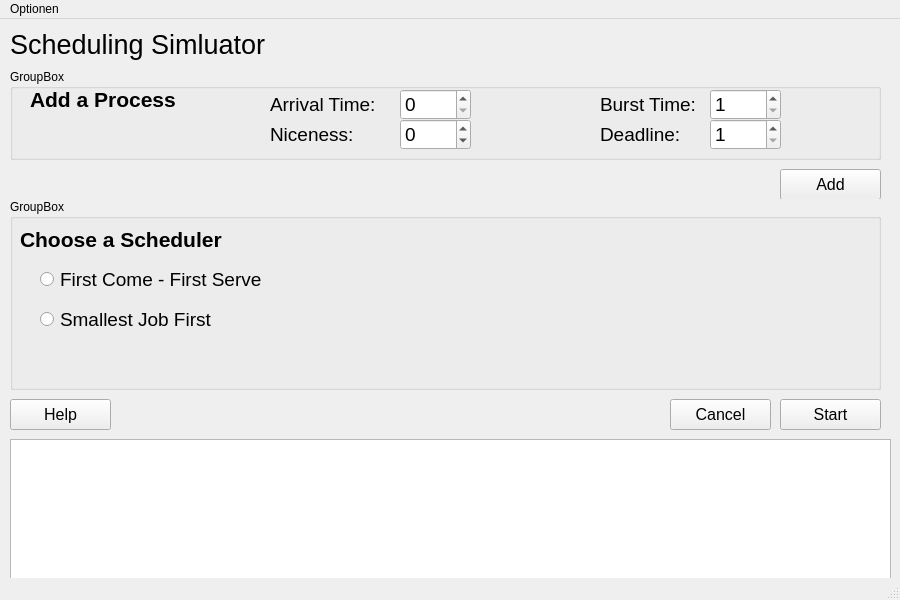
<?xml version="1.0" encoding="UTF-8"?>
<ui version="4.0">
 <class>main_window</class>
 <widget class="QMainWindow" name="main_window">
  <property name="geometry">
   <rect>
    <x>0</x>
    <y>0</y>
    <width>900</width>
    <height>600</height>
   </rect>
  </property>
  <property name="minimumSize">
   <size>
    <width>900</width>
    <height>600</height>
   </size>
  </property>
  <property name="cursor">
   <cursorShape>ArrowCursor</cursorShape>
  </property>
  <property name="mouseTracking">
   <bool>false</bool>
  </property>
  <property name="windowTitle">
   <string>Scheduler Simluator by Alexander Müller</string>
  </property>
  <property name="autoFillBackground">
   <bool>false</bool>
  </property>
  <property name="tabShape">
   <enum>QTabWidget::Rounded</enum>
  </property>
  <widget class="QWidget" name="centralwidget">
   <widget class="QLabel" name="title_label">
    <property name="enabled">
     <bool>true</bool>
    </property>
    <property name="geometry">
     <rect>
      <x>10</x>
      <y>10</y>
      <width>261</width>
      <height>31</height>
     </rect>
    </property>
    <property name="font">
     <font>
      <pointsize>20</pointsize>
     </font>
    </property>
    <property name="focusPolicy">
     <enum>Qt::NoFocus</enum>
    </property>
    <property name="contextMenuPolicy">
     <enum>Qt::NoContextMenu</enum>
    </property>
    <property name="frameShape">
     <enum>QFrame::NoFrame</enum>
    </property>
    <property name="frameShadow">
     <enum>QFrame::Raised</enum>
    </property>
    <property name="text">
     <string>Scheduling Simluator</string>
    </property>
    <property name="scaledContents">
     <bool>true</bool>
    </property>
    <property name="alignment">
     <set>Qt::AlignLeading|Qt::AlignLeft|Qt::AlignVCenter</set>
    </property>
    <property name="wordWrap">
     <bool>false</bool>
    </property>
    <property name="textInteractionFlags">
     <set>Qt::NoTextInteraction</set>
    </property>
   </widget>
   <widget class="QPushButton" name="pushButton_start">
    <property name="geometry">
     <rect>
      <x>780</x>
      <y>380</y>
      <width>101</width>
      <height>31</height>
     </rect>
    </property>
    <property name="font">
     <font>
      <pointsize>12</pointsize>
     </font>
    </property>
    <property name="cursor">
     <cursorShape>ArrowCursor</cursorShape>
    </property>
    <property name="text">
     <string>Start</string>
    </property>
   </widget>
   <widget class="QTextBrowser" name="terminal_output">
    <property name="geometry">
     <rect>
      <x>10</x>
      <y>420</y>
      <width>881</width>
      <height>141</height>
     </rect>
    </property>
   </widget>
   <widget class="QPushButton" name="pushButton_cancel">
    <property name="geometry">
     <rect>
      <x>670</x>
      <y>380</y>
      <width>101</width>
      <height>31</height>
     </rect>
    </property>
    <property name="font">
     <font>
      <pointsize>12</pointsize>
     </font>
    </property>
    <property name="cursor">
     <cursorShape>ArrowCursor</cursorShape>
    </property>
    <property name="text">
     <string>Cancel</string>
    </property>
   </widget>
   <widget class="QPushButton" name="pushButton_help">
    <property name="geometry">
     <rect>
      <x>10</x>
      <y>380</y>
      <width>101</width>
      <height>31</height>
     </rect>
    </property>
    <property name="font">
     <font>
      <pointsize>12</pointsize>
     </font>
    </property>
    <property name="cursor">
     <cursorShape>ArrowCursor</cursorShape>
    </property>
    <property name="text">
     <string>Help</string>
    </property>
   </widget>
   <widget class="QGroupBox" name="groupBox_add">
    <property name="geometry">
     <rect>
      <x>10</x>
      <y>50</y>
      <width>871</width>
      <height>91</height>
     </rect>
    </property>
    <property name="autoFillBackground">
     <bool>true</bool>
    </property>
    <property name="title">
     <string>GroupBox</string>
    </property>
    <widget class="QLabel" name="label">
     <property name="geometry">
      <rect>
       <x>20</x>
       <y>10</y>
       <width>151</width>
       <height>41</height>
      </rect>
     </property>
     <property name="font">
      <font>
       <pointsize>16</pointsize>
       <weight>75</weight>
       <bold>true</bold>
      </font>
     </property>
     <property name="text">
      <string>Add a Process</string>
     </property>
    </widget>
    <widget class="QSpinBox" name="spin_arrival_time">
     <property name="geometry">
      <rect>
       <x>390</x>
       <y>20</y>
       <width>71</width>
       <height>31</height>
      </rect>
     </property>
     <property name="font">
      <font>
       <pointsize>14</pointsize>
      </font>
     </property>
    </widget>
    <widget class="QLabel" name="label_arrival_time">
     <property name="geometry">
      <rect>
       <x>260</x>
       <y>20</y>
       <width>121</width>
       <height>31</height>
      </rect>
     </property>
     <property name="font">
      <font>
       <pointsize>14</pointsize>
      </font>
     </property>
     <property name="text">
      <string>Arrival Time:</string>
     </property>
     <property name="buddy">
      <cstring>spin_arrival_time</cstring>
     </property>
    </widget>
    <widget class="QLabel" name="label_burst_time">
     <property name="geometry">
      <rect>
       <x>590</x>
       <y>20</y>
       <width>121</width>
       <height>31</height>
      </rect>
     </property>
     <property name="font">
      <font>
       <pointsize>14</pointsize>
      </font>
     </property>
     <property name="text">
      <string>Burst Time:</string>
     </property>
     <property name="buddy">
      <cstring>spin_burst_time</cstring>
     </property>
    </widget>
    <widget class="QSpinBox" name="spin_burst_time">
     <property name="geometry">
      <rect>
       <x>700</x>
       <y>20</y>
       <width>71</width>
       <height>31</height>
      </rect>
     </property>
     <property name="font">
      <font>
       <pointsize>14</pointsize>
      </font>
     </property>
     <property name="minimum">
      <number>1</number>
     </property>
    </widget>
    <widget class="QLabel" name="label_niceness">
     <property name="geometry">
      <rect>
       <x>260</x>
       <y>50</y>
       <width>121</width>
       <height>31</height>
      </rect>
     </property>
     <property name="font">
      <font>
       <pointsize>14</pointsize>
      </font>
     </property>
     <property name="text">
      <string>Niceness:</string>
     </property>
     <property name="buddy">
      <cstring>spin_arrival_time</cstring>
     </property>
    </widget>
    <widget class="QSpinBox" name="spin_niceness">
     <property name="geometry">
      <rect>
       <x>390</x>
       <y>50</y>
       <width>71</width>
       <height>31</height>
      </rect>
     </property>
     <property name="font">
      <font>
       <pointsize>14</pointsize>
      </font>
     </property>
     <property name="minimum">
      <number>-19</number>
     </property>
     <property name="maximum">
      <number>20</number>
     </property>
    </widget>
    <widget class="QLabel" name="label_deadline">
     <property name="geometry">
      <rect>
       <x>590</x>
       <y>50</y>
       <width>121</width>
       <height>31</height>
      </rect>
     </property>
     <property name="font">
      <font>
       <pointsize>14</pointsize>
      </font>
     </property>
     <property name="text">
      <string>Deadline:</string>
     </property>
     <property name="buddy">
      <cstring>spin_arrival_time</cstring>
     </property>
    </widget>
    <widget class="QSpinBox" name="spin_deadline">
     <property name="geometry">
      <rect>
       <x>700</x>
       <y>50</y>
       <width>71</width>
       <height>31</height>
      </rect>
     </property>
     <property name="font">
      <font>
       <pointsize>14</pointsize>
      </font>
     </property>
     <property name="minimum">
      <number>1</number>
     </property>
    </widget>
   </widget>
   <widget class="QPushButton" name="pushButton_add">
    <property name="geometry">
     <rect>
      <x>780</x>
      <y>150</y>
      <width>101</width>
      <height>31</height>
     </rect>
    </property>
    <property name="font">
     <font>
      <pointsize>12</pointsize>
     </font>
    </property>
    <property name="cursor">
     <cursorShape>ArrowCursor</cursorShape>
    </property>
    <property name="text">
     <string>Add</string>
    </property>
   </widget>
   <widget class="QGroupBox" name="groupBox_choose">
    <property name="geometry">
     <rect>
      <x>10</x>
      <y>180</y>
      <width>871</width>
      <height>191</height>
     </rect>
    </property>
    <property name="autoFillBackground">
     <bool>true</bool>
    </property>
    <property name="title">
     <string>GroupBox</string>
    </property>
    <widget class="QLabel" name="label_choose_scheduler">
     <property name="geometry">
      <rect>
       <x>10</x>
       <y>20</y>
       <width>211</width>
       <height>41</height>
      </rect>
     </property>
     <property name="font">
      <font>
       <pointsize>16</pointsize>
       <weight>75</weight>
       <bold>true</bold>
      </font>
     </property>
     <property name="text">
      <string>Choose a Scheduler</string>
     </property>
     <property name="buddy">
      <cstring>radioButton</cstring>
     </property>
    </widget>
    <widget class="QRadioButton" name="radioButton">
     <property name="geometry">
      <rect>
       <x>30</x>
       <y>70</y>
       <width>221</width>
       <height>21</height>
      </rect>
     </property>
     <property name="font">
      <font>
       <pointsize>14</pointsize>
      </font>
     </property>
     <property name="text">
      <string>First Come - First Serve</string>
     </property>
    </widget>
    <widget class="QRadioButton" name="radioButton_2">
     <property name="geometry">
      <rect>
       <x>30</x>
       <y>110</y>
       <width>221</width>
       <height>21</height>
      </rect>
     </property>
     <property name="font">
      <font>
       <pointsize>14</pointsize>
      </font>
     </property>
     <property name="text">
      <string>Smallest Job First</string>
     </property>
    </widget>
   </widget>
  </widget>
  <widget class="QMenuBar" name="menubar">
   <property name="geometry">
    <rect>
     <x>0</x>
     <y>0</y>
     <width>900</width>
     <height>21</height>
    </rect>
   </property>
   <widget class="QMenu" name="menuOptionen">
    <property name="title">
     <string>Optionen</string>
    </property>
    <addaction name="actionTest"/>
    <addaction name="separator"/>
    <addaction name="actionBeenden"/>
   </widget>
   <addaction name="menuOptionen"/>
  </widget>
  <widget class="QStatusBar" name="statusbar">
   <property name="sizeGripEnabled">
    <bool>true</bool>
   </property>
  </widget>
  <action name="actionTest">
   <property name="text">
    <string>Test</string>
   </property>
  </action>
  <action name="actionBeenden">
   <property name="text">
    <string>Beenden</string>
   </property>
  </action>
 </widget>
 <tabstops>
  <tabstop>spin_arrival_time</tabstop>
  <tabstop>spin_burst_time</tabstop>
  <tabstop>pushButton_add</tabstop>
  <tabstop>radioButton</tabstop>
  <tabstop>radioButton_2</tabstop>
  <tabstop>pushButton_help</tabstop>
  <tabstop>pushButton_cancel</tabstop>
  <tabstop>pushButton_start</tabstop>
  <tabstop>terminal_output</tabstop>
 </tabstops>
 <resources/>
 <connections/>
</ui>
